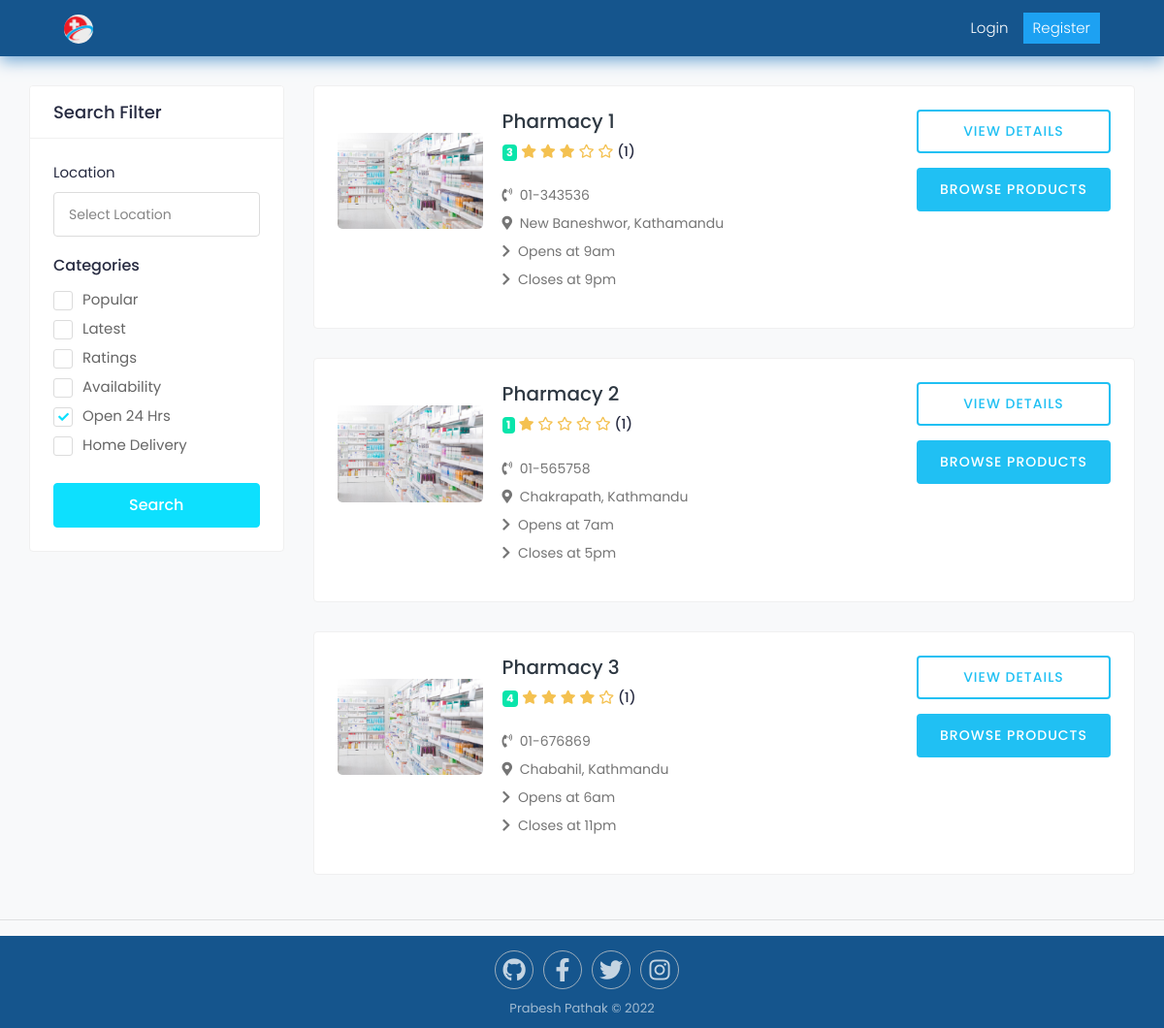
The page /pharmacy/ on the database as committed earlier.
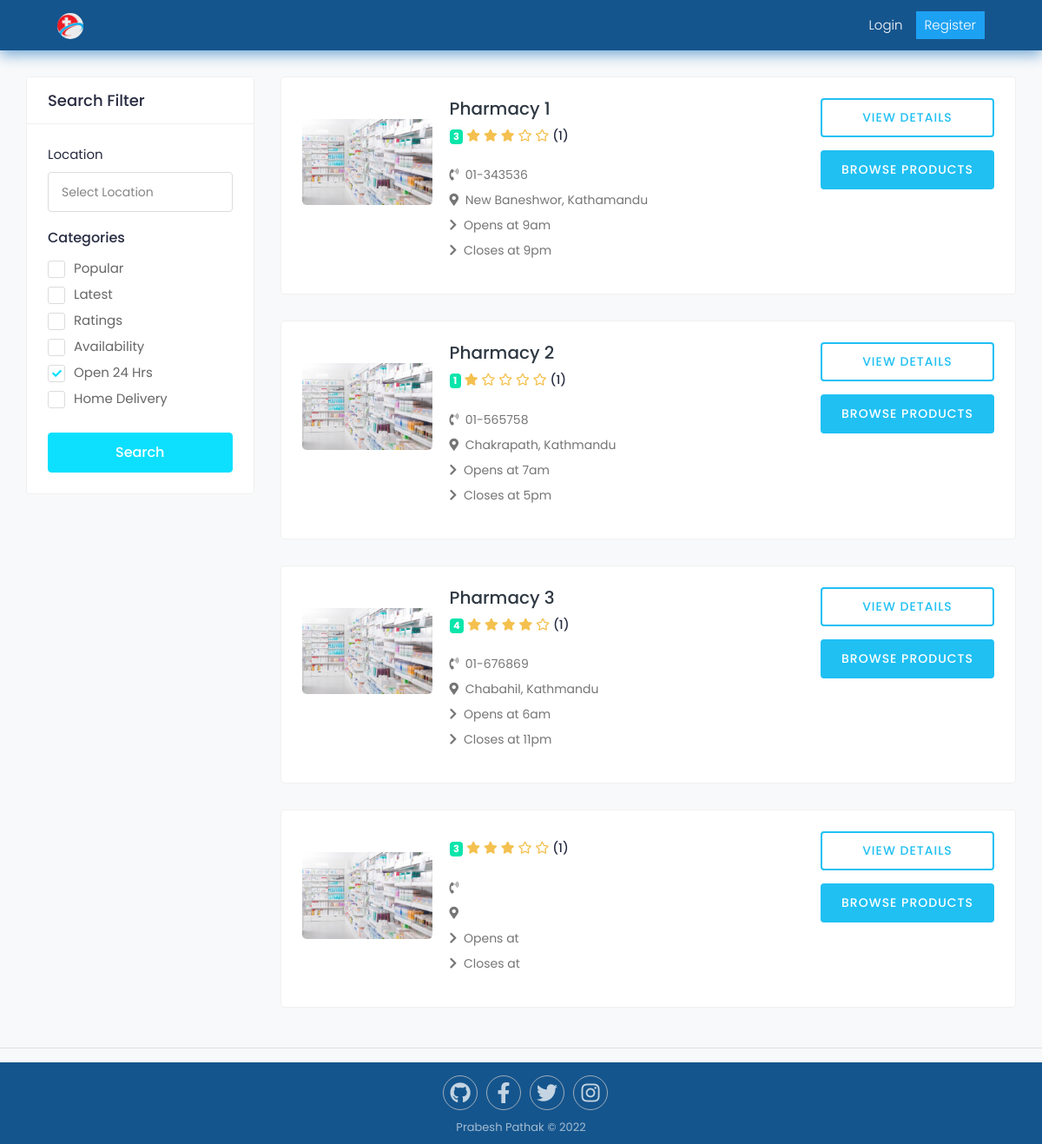
The same page on the database as committed later.
### pharmacy/models.py (models this page shows, shortened)
class Pharmacy(models.Model):
    pharmacy_name = models.CharField(max_length=100)
    phone_number = models.CharField(max_length=20)
    address = models.CharField(max_length=100)
    opens_at = models.CharField(max_length=100)
    closes_at = models.CharField(max_length=100)
    rating = models.PositiveIntegerField(validators=[MaxValueValidator(5),])
    photo = models.ImageField(blank=True,upload_to='pharmacy/',default='profile/default_pharmacy.jpg')
    class Meta:
        verbose_name_plural = "Pharmacies"

### pharmacy/views.py (the view)
# urls.py: path("",views.pharmacySearch,name="pharmacySearch"),
def pharmacySearch(request):
    pharmacy = Pharmacy.objects.all()
    context = {
        'pharmacy':pharmacy
    }
    return render(request,'pharmacy/pharmacy_search.html',context)

### templates/pharmacy/pharmacy_search.html (shortened to what this page needs)
{% extends "base.html"%} {% load static %} {% block content %}
<div class="main-wrapper">
  <div class="content">
    <div class="container-fluid">
      <div class="row">
        <div class="col-md-12 col-lg-4 col-xl-3 theiaStickySidebar">
          <div class="card search-filter">
            <div class="card-header">
              <h4 class="card-title mb-0">Search Filter</h4>
            </div>
            <div class="card-body">
              <div class="filter-widget">
                <label>Location</label>
                <input
                  type="text"
                  class="form-control"
                  placeholder="Select Location"
                />
              </div>
              <div class="filter-widget">
                <h4>Categories</h4>
                <div>
                  <label class="custom_check">
                    <span class="checkmark"></span> Popular
                  </label>
                </div>
                <div>
                  <label class="custom_check">
                    <span class="checkmark"></span> Latest
                  </label>
                </div>
                <div>
                  <label class="custom_check">
                    <span class="checkmark"></span> Ratings
                  </label>
                </div>
                <div>
                  <label class="custom_check">
                    <span class="checkmark"></span> Availability
                  </label>
                </div>
                <div>
                  <label class="custom_check">
                    <span class="checkmark"></span> Open 24 Hrs
                  </label>
                </div>
                <div>
                  <label class="custom_check">
                    <span class="checkmark"></span> Home Delivery
                  </label>
                </div>
              </div>
              <div class="btn-search">
                <button type="button" class="btn btn-block">Search</button>
              </div>
            </div>
          </div>
        </div>
        <div class="col-md-12 col-lg-8 col-xl-9">
            {% for p in pharmacy %}
            <div class="card">
                <div class="card-body">
                  <div class="doctor-widget">
                    <div class="doc-info-left">
                      <div class="doctor-img mt-4">
                        <a href="#">
                          <img
                            src="{{p.photo.url}}"
                            class="img-fluid"
                            alt="Pharmacy Image"
                          />
                        </a>
                      </div>
                      <div class="doc-info-cont">
                        <h4 class="doc-name mb-2">
                          <a href="#">{{p.pharmacy_name}}</a>
                        </h4>
                        <div class="rating mb-2">
                          <span class="badge badge-primary">{{p.rating}}</span>
                          <i class="fas fa-star"></i>
                          <i class="{% if p.rating > 1 %} fas fa-star {% else %}far fa-star{% endif %}"></i>
                          <i class="{% if p.rating > 2 %} fas fa-star {% else %}far fa-star{% endif %}"></i>
                          <i class="{% if p.rating > 3 %} fas fa-star {% else %}far fa-star{% endif %}"></i>
                          <i class="{% if p.rating > 4 %} fas fa-star {% else %}far fa-star{% endif %}"></i>
                          <span class="d-inline-block average-rating">(1)</span>
                        </div>
                        <div class="clinic-details">
                          <div class="clini-infos pt-3">
                            <p class="doc-location mb-2">
                              <i class="fas fa-phone-volume mr-1"></i> {{p.phone_number}}
                            </p>
                            <p class="doc-location mb-2 text-ellipse">
                              <i class="fas fa-map-marker-alt mr-1"></i> {{p.address}}
                            </p>
                            <p class="doc-location mb-2">
                              <i class="fas fa-chevron-right mr-1"></i> Opens at {{p.opens_at}}
                            </p>
                            <p class="doc-location mb-2">
                              <i class="fas fa-chevron-right mr-1"></i> Closes at {{p.closes_at}}
                            </p>
                          </div>
                        </div>
                      </div>
                    </div>
                    <div class="doc-info-right">
                      <div class="clinic-booking">
                        <a class="view-pro-btn" href="#"
                          >View Details</a
                        >
                        <a class="apt-btn" href="#"
                          >Browse Products</a
                        >
                      </div>
                    </div>
                  </div>
                </div>
              </div>
            {% endfor %}
        </div>
      </div>
    </div>
  </div>
</div>
{% endblock %}

### templates/base.html (shortened to what this page needs)
{% load static %}
<!DOCTYPE html>
<html lang="en">
  <head>
    <link rel="stylesheet" href="{% static 'css/css.css' %}" />
    <link rel="stylesheet" href="{% static 'css/external.css' %}" />
    <link rel="stylesheet" href="{% static 'css/search.css' %}" />
    <link
      rel="stylesheet"
      href="https://pro.fontawesome.com/releases/v5.10.0/css/all.css"
    />
    {% if request.path == '/' %}
    <link
    href="https://cdn.jsdelivr.net/npm/bootstrap@5.0.1/dist/css/bootstrap.min.css"
    rel="stylesheet"
    />
    {% else %}
    <link rel="stylesheet" href="{% static 'css/bootstrap.min.css' %}" />
    <link rel="stylesheet" href="{% static 'css/style.css' %}" />
    {% endif %}
  </head>
  <body style="min-height: 100%">
    {% include "includes/navbar.html" %} {% block content %} {% endblock %} {% include "includes/footer.html" %}
  </body>
</html>

### templates/includes/navbar.html (shortened to what this page needs)
{% load static %}
<nav
  class="navbar navbar-expand-lg navbar-light text-white"
  id="navbar"
  style="background: #15558d; box-shadow: 0px 5px 15px #77aad6"
>
  <a
    class="navbar-brand mx-auto text-white ml-3"
    id="logo"
    href="{% url 'home' %}"
    ><img
      style="margin-left: 50px; border-radius: 50%; height: 30px; width: 30px"
      id="logo"
      src="../../static/images/newlogo.png"
      alt=""
      width="100px"
  /></a>
  <div
    class="collapse navbar-collapse justify-content-end"
    id="navbarSupportedContent"
  >
    {% if user.id is None %}
    <ul class="navbar-nav" style="margin-right: 50px">
      <li class="nav-item font-weight-light">
        <a
          id="login"
          class="nav-link text-white text-decoration-none"
          href="{% url 'login' %}"
          >Login
        </a>
      </li>
      <li class="nav-item font-weight-light">
        <a
          id="register"
          class="nav-link text-white text-decoration-none"
          href="{% url 'register' %}"
          >Register
        </a>
      </li>
    </ul>
    {% endif %}
  </div>
</nav>

### templates/includes/footer.html (shortened to what this page needs)
<hr />
<div class="footer-clean" style="background: #15558d">
  <footer>
    <div class="container text-white">
      <div class="row justify-content-center">
        <div class="col-lg-3 item social">
          <a href="#"><i class="fab fa-github"></i></a
          ><a href="#"><i class="fab fa-facebook-f"></i></a
          ><a href="#"><i class="fab fa-twitter"></i></a
          ><a href="#"><i class="fab fa-instagram"></i></a>
          <p class="copyright">Prabesh Pathak © 2022</p>
        </div>
      </div>
    </div>
  </footer>
</div>

### static/css/css.css (style rules this page uses)
*, *::after, *::before { margin: 0; padding: 0; box-sizing: inherit; }
html { font-family: "Roboto", sans-serif; font-weight: 400; }
body { box-sizing: border-box; overflow-x: hidden; }
#register { margin-left: 5px; color: white; background: #1da1f2; padding: 5px 10px; }
#login { padding: 5px 10px; color: black; }
#logo { color: #333333; }
#navbar { background: #ffffff; }
.nav-link { display: inline-block; }
.navbar-nav .nav-link { padding-right: 0; padding-left: 0; }
.footer-clean { padding: 10px 0; background-color: #fff; color: #4b4c4d; position: absolute; bottom: 0; width: 100%; }
.footer-clean .item.social { text-align: center; }
.footer-clean .item.social > a { font-size: 24px; width: 40px; height: 40px; line-height: 40px; display: inline-block; text-align: center; border-radius: 50%; border: 1px solid #ccc; margin-left: 10px; margin-top: 5px; color: inherit; opacity: 0.75; }
.footer-clean .copyright { margin-top: 10px; margin-bottom: 0; font-size: 13px; opacity: 0.6; }

### templates/includes/footer.html (style rules this page uses)
.footer-clean { padding: 10px 0; background-color: #fff; color: #4b4c4d; position: relative; bottom: 0; width: 100%; }

Rows that differ between the two databases and show on the page:
added Pharmacy: photo (placeholder picture), rating "3"
